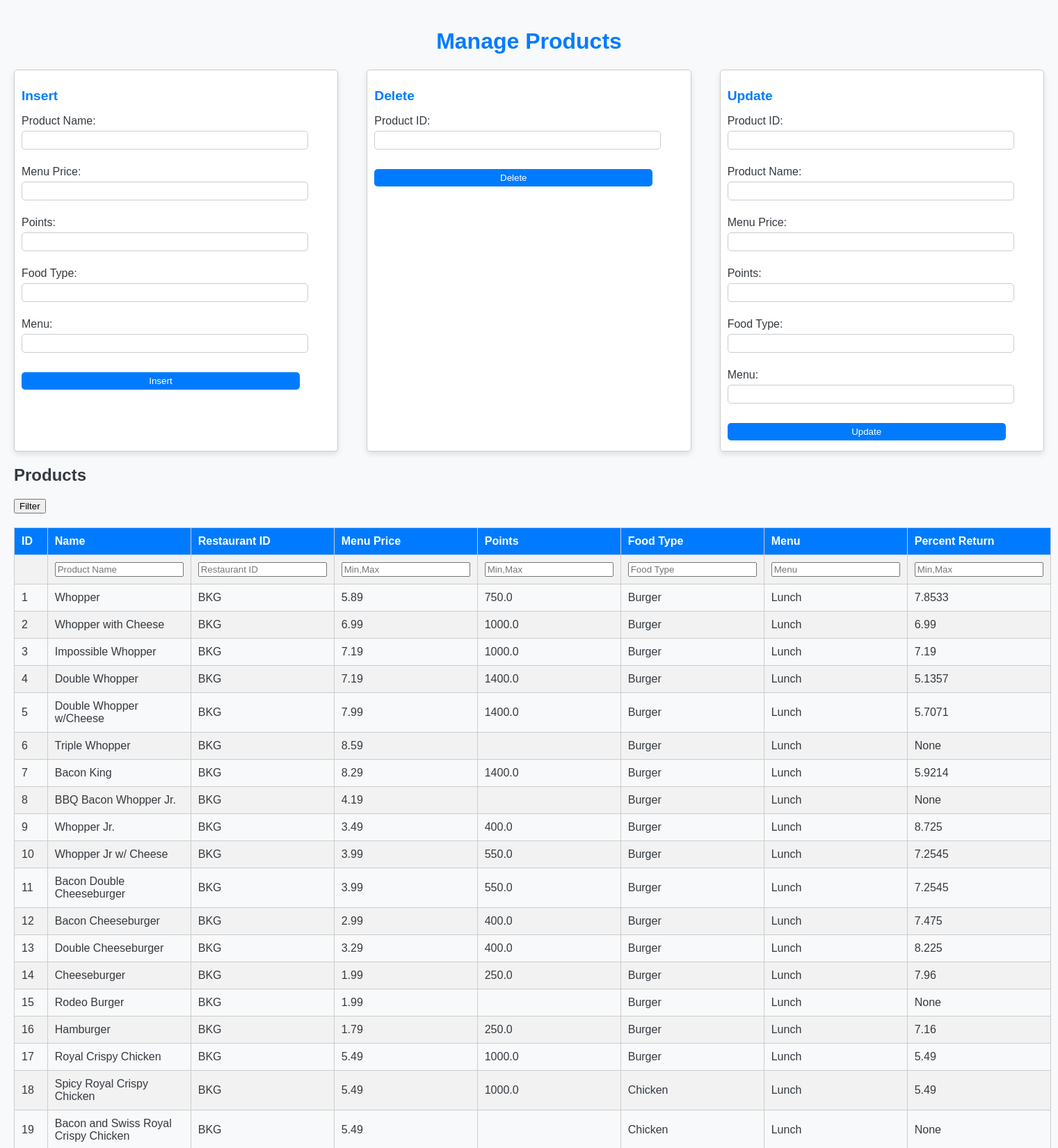
Screenshot of /report (upper part) with the database file from the repository.
### tables this page shows
CREATE TABLE Product (ProductID INTEGER PRIMARY KEY AUTOINCREMENT, ProductName VARCHAR (25), RestaurantCode TEXT (3), MenuPrice REAL, Calories REAL, Points REAL, FoodType REAL, Menu REAL);

### Restaurant.py (the view, shortened to what this page needs)
@app.route('/report', methods=['GET', 'POST'])
def report_products():
    query = "SELECT p.ProductID, p.ProductName, p.RestaurantCode, p.MenuPrice, p.Points, p.FoodType, p.Menu, ROUND(r.restaurantpcf * (MenuPrice / Points * 10000), 4) AS PercentReturn FROM Product p, restaurants r WHERE 1=1 and p.restaurantcode = r.restaurantcode"
    params = []
    conn = get_db_connection()
    products = conn.execute(query, params).fetchall()
    conn.close()
    return render_template('report.html', products=products)

### Restaurant.py (called while the page is built)
def get_db_connection():
    conn = sqlite3.connect('products_and_deals.db')
    conn.row_factory = sqlite3.Row
    return conn

### Templates/report.html (shortened to what this page needs)
<!DOCTYPE html>
<html>
<head>
</head>
<body>
    <h1>Manage Products</h1>
    <div class="form-container">
        <form method="post" action="{{ url_for('insert_product') }}">
            <h2>Insert</h2>
            Product Name: <input type="text" name="product_name"><br>
            Menu Price: <input type="text" name="menu_price"><br>
            Points: <input type="text" name="points"><br>
            Food Type: <input type="text" name="food_type"><br>
            Menu: <input type="text" name="menu"><br>
            <input type="submit" value="Insert">
        </form>
        <form method="post" action="{{ url_for('delete_product') }}">
            <h2>Delete</h2>
            Product ID: <input type="text" name="product_id"><br>
            <input type="submit" value="Delete">
        </form>
        <form method="post" action="{{ url_for('update_product') }}">
            <h2>Update</h2>
            Product ID: <input type="text" name="product_id"><br>
            Product Name: <input type="text" name="product_name"><br>
            Menu Price: <input type="text" name="menu_price"><br>
            Points: <input type="text" name="points"><br>
            Food Type: <input type="text" name="food_type"><br>
            Menu: <input type="text" name="menu"><br>
            <input type="submit" value="Update">
        </form>
    </div>
    <form method="post" action="{{ url_for('report_products') }}">
	<h2>Products</h2>
 	<input type="submit" value="Filter">
    	     <table id="productsTable">
        <thead>
            <tr>
                <th data-column="ProductID">ID</th>
                <th data-column="ProductName">Name</th>
                <th data-column="Restaurant Code">Restaurant ID</th>
                <th data-column="MenuPrice">Menu Price</th>
                <th data-column="Points">Points</th>
                <th data-column="FoodType">Food Type</th>
                <th data-column="Menu">Menu</th>
                <th data-column="Percent Return">Percent Return</th>
            </tr>
	    <tr>
                <td></td>
                <td><input type="text" name="product_name" placeholder="Product Name"></td>
                <td><input type="text" name="restaurant_code" placeholder="Restaurant ID"></td>
                <td><input type="text" name="menu_price" placeholder="Min,Max"></td>
                <td><input type="text" name="points" placeholder="Min,Max"></td>
                <td><input type="text" name="food_type" placeholder="Food Type"></td>
                <td><input type="text" name="menu" placeholder="Menu"></td>
                <td><input type="text" name="percent_return" placeholder="Min,Max"></td>
            </tr>
        </thead>
        <tbody>
            {% for product in products %}
            <tr>
                <td>{{ product.ProductID }}</td>
                <td>{{ product.ProductName }}</td>
                <td>{{ product.RestaurantCode }}</td>
                <td>{{ product.MenuPrice }}</td>
                <td>{{ product.Points }}</td>
                <td>{{ product.FoodType }}</td>
                <td>{{ product.Menu }}</td>
                <td>{{ product.PercentReturn }}</td>
            </tr>
            {% endfor %}
        </tbody>
    </table>
    </form>
</body>
</html>

### Templates/report.html (style rules this page uses)
body { font-family: Arial, sans-serif; background-color: #f8f9fa; color: #343a40; margin: 0; padding: 20px; }
h1 { color: #007bff; text-align: center; }
.form-container { display: flex; justify-content: space-between; margin-bottom: 20px; gap: 10px; }
.form-container form { border: 1px solid #ccc; border-radius: 5px; padding: 10px; background-color: #fff; width: 30%; box-shadow: 0 4px 8px rgba(0, 0, 0, 0.1); }
.form-container form h2 { color: #007bff; font-size: 1.2em; }
.form-container form input[type="text"], .form-container form input[type="submit"] { display: block; width: 90%; padding: 5px; margin: 5px 0; border-radius: 5px; border: 1px solid #ccc; }
.form-container form input[type="submit"] { background-color: #007bff; color: #fff; cursor: pointer; border: none; }
table { width: 100%; border-collapse: collapse; margin-top: 20px; }
table, th, td { border: 1px solid #ccc; }
th, td { padding: 10px; text-align: left; }
th { background-color: #007bff; color: #fff; cursor: pointer; }
tr:nth-child(even) { background-color: #f2f2f2; }

### rows the page displays
Product: ProductID "1", ProductName "Whopper", RestaurantCode "BKG", MenuPrice "5.89", Points "750.0", FoodType "Burger", Menu "Lunch", PercentReturn "7.8533"
Product: ProductID "2", ProductName "Whopper with Cheese", RestaurantCode "BKG", MenuPrice "6.99", Points "1000.0", FoodType "Burger", Menu "Lunch", PercentReturn "6.99"
Product: ProductID "3", ProductName "Impossible Whopper", RestaurantCode "BKG", MenuPrice "7.19", Points "1000.0", FoodType "Burger", Menu "Lunch", PercentReturn "7.19"
Product: ProductID "4", ProductName "Double Whopper", RestaurantCode "BKG", MenuPrice "7.19", Points "1400.0", FoodType "Burger", Menu "Lunch", PercentReturn "5.1357"
Product: ProductID "5", ProductName "Double Whopper w/Cheese", RestaurantCode "BKG", MenuPrice "7.99", Points "1400.0", FoodType "Burger", Menu "Lunch", PercentReturn "5.7071"
Product: ProductID "6", ProductName "Triple Whopper", RestaurantCode "BKG", MenuPrice "8.59", FoodType "Burger", Menu "Lunch", PercentReturn "None"
Product: ProductID "7", ProductName "Bacon King", RestaurantCode "BKG", MenuPrice "8.29", Points "1400.0", FoodType "Burger", Menu "Lunch", PercentReturn "5.9214"
Product: ProductID "8", ProductName "BBQ Bacon Whopper Jr.", RestaurantCode "BKG", MenuPrice "4.19", FoodType "Burger", Menu "Lunch", PercentReturn "None"
Product: ProductID "9", ProductName "Whopper Jr.", RestaurantCode "BKG", MenuPrice "3.49", Points "400.0", FoodType "Burger", Menu "Lunch", PercentReturn "8.725"
Product: ProductID "10", ProductName "Whopper Jr w/ Cheese", RestaurantCode "BKG", MenuPrice "3.99", Points "550.0", FoodType "Burger", Menu "Lunch", PercentReturn "7.2545"
Product: ProductID "11", ProductName "Bacon Double Cheeseburger", RestaurantCode "BKG", MenuPrice "3.99", Points "550.0", FoodType "Burger", Menu "Lunch", PercentReturn "7.2545"
Product: ProductID "12", ProductName "Bacon Cheeseburger", RestaurantCode "BKG", MenuPrice "2.99", Points "400.0", FoodType "Burger", Menu "Lunch", PercentReturn "7.475"
Product: ProductID "13", ProductName "Double Cheeseburger", RestaurantCode "BKG", MenuPrice "3.29", Points "400.0", FoodType "Burger", Menu "Lunch", PercentReturn "8.225"
Product: ProductID "14", ProductName "Cheeseburger", RestaurantCode "BKG", MenuPrice "1.99", Points "250.0", FoodType "Burger", Menu "Lunch", PercentReturn "7.96"
Product: ProductID "15", ProductName "Rodeo Burger", RestaurantCode "BKG", MenuPrice "1.99", FoodType "Burger", Menu "Lunch", PercentReturn "None"
Product: ProductID "16", ProductName "Hamburger", RestaurantCode "BKG", MenuPrice "1.79", Points "250.0", FoodType "Burger", Menu "Lunch", PercentReturn "7.16"
Product: ProductID "17", ProductName "Royal Crispy Chicken", RestaurantCode "BKG", MenuPrice "5.49", Points "1000.0", FoodType "Burger", Menu "Lunch", PercentReturn "5.49"
Product: ProductID "18", ProductName "Spicy Royal Crispy Chicken", RestaurantCode "BKG", MenuPrice "5.49", Points "1000.0", FoodType "Chicken", Menu "Lunch", PercentReturn "5.49"
Product: ProductID "19", ProductName "Bacon and Swiss Royal Crispy Chicken", RestaurantCode "BKG", MenuPrice "5.49", FoodType "Chicken", Menu "Lunch", PercentReturn "None"
